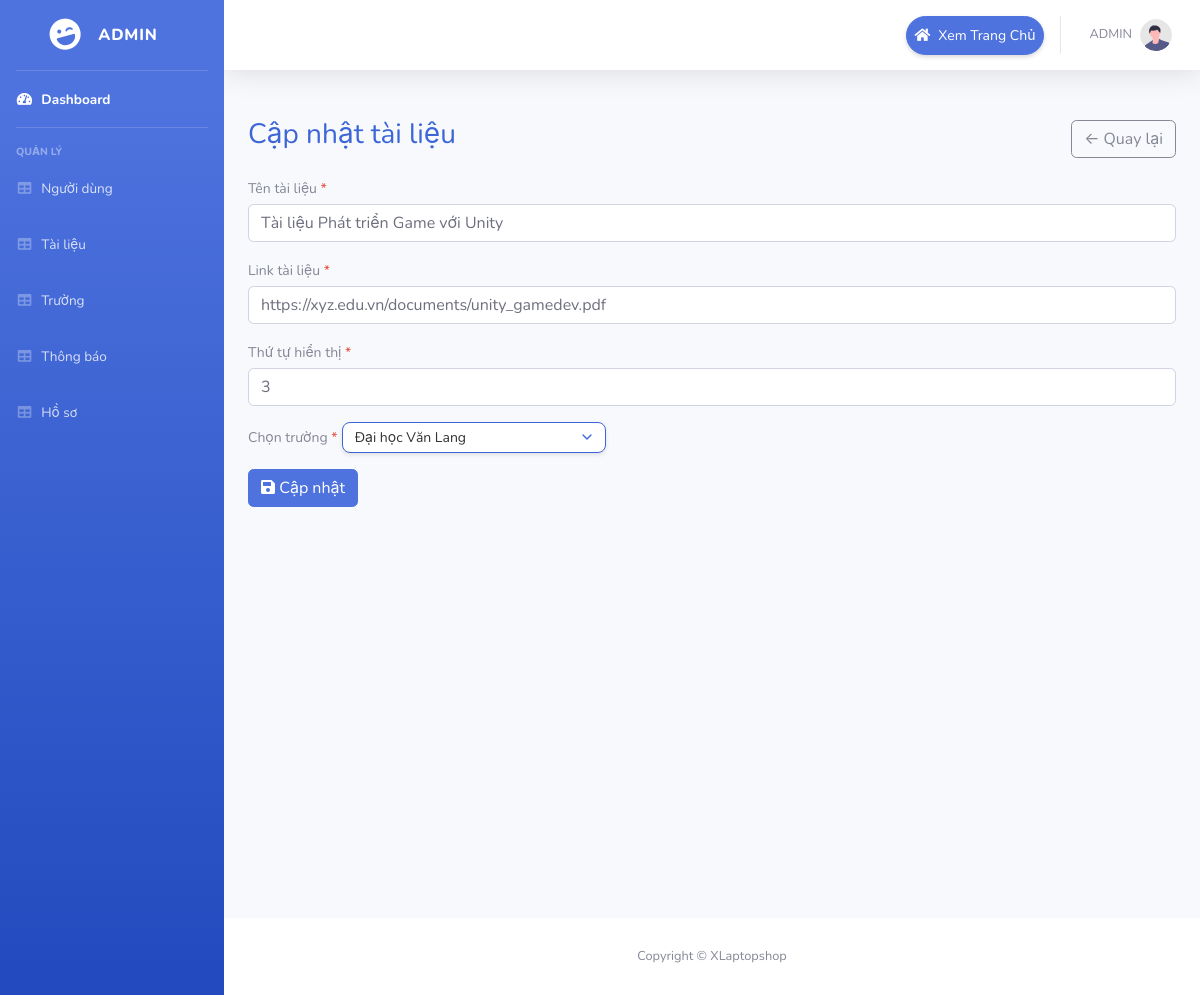
The app's page /admin/index.php?pg=updatedocument&id=26 (signed in) with its own data.
### tables this page shows
CREATE TABLE `documents` (
  `id` int NOT NULL,
  `name` varchar(255) NOT NULL,
  `link` text NOT NULL,
  `order_number` int NOT NULL,
  `university_id` int NOT NULL
);

CREATE TABLE `universities` (
  `id` int NOT NULL,
  `name` varchar(255) NOT NULL
);

### dao/pdo.php (called while the page is built, shortened)
<?php
function pdo_get_connection()
{
    $dburl = "mysql:host=localhost;dbname=university_portal;charset=utf8";
    $username = 'root';
    $password = '123456';
    $conn = new PDO($dburl, $username, $password);
    $conn->setAttribute(PDO::ATTR_ERRMODE, PDO::ERRMODE_EXCEPTION);
    return $conn;
}
function pdo_query($sql)
{
    $sql_args = array_slice(func_get_args(), 1);
    try {
        $conn = pdo_get_connection();
        $stmt = $conn->prepare($sql);
        $stmt->execute($sql_args);
        $rows = $stmt->fetchAll();
        return $rows;
    } catch (PDOException $e) {
        throw $e;
    } finally {
        unset($conn);
    }
}
function pdo_query_one($sql)
{
    $sql_args = array_slice(func_get_args(), 1);
    try {
        $conn = pdo_get_connection();
        $stmt = $conn->prepare($sql);
        $stmt->execute($sql_args);
        $row = $stmt->fetch(PDO::FETCH_ASSOC);
        return $row;
    } catch (PDOException $e) {
        throw $e;
    } finally {
        unset($conn);
    }
}

### dao/document.php (called while the page is built, shortened)
<?php
require_once 'pdo.php';
function get_document_by_id($id)
{
    $sql = "SELECT d.*, u.name AS university_name FROM documents d LEFT JOIN universities u ON d.university_id = u.id WHERE d.id = ?";
    return pdo_query_one($sql, $id);
}

### dao/university.php (called while the page is built, shortened)
<?php
require_once 'pdo.php';
function get_all_universities()
{
    $sql = "SELECT * FROM universities";
    return pdo_query($sql);
}

### admin/view/document/updatedocument.php (the view, shortened to what this page needs)
<?php
$errors = [];
$id = isset($_GET['id']) ? (int)$_GET['id'] : 0;
$document = $id > 0 ? get_document_by_id($id) : null;
$name = $link = $order_number = $university_id = '';
if (!$document) {
    $errors[] = 'Tài liệu không tồn tại.';
} else {
    $name = $document['name'];
    $link = $document['link'];
    $order_number = $document['order_number'];
    $university_id = $document['university_id'];
}
$universities = get_all_universities();
?>
<div class="container mt-5 min-vh-100">
    <div class="d-flex justify-content-between align-items-center mb-3">
        <h3 style="color: rgb(60, 102, 215);">Cập nhật tài liệu</h3>
        <a href="index.php?pg=documents" class="btn btn-outline-secondary">← Quay lại</a>
    </div>
    <form method="POST" action="index.php?pg=updatedocument&id=<?php echo $id; ?>">
        <div class="mb-3">
            <label for="name" class="form-label">Tên tài liệu <span class="text-danger">*</span></label>
            <input type="text" class="form-control" id="name" name="name" value="<?php echo htmlspecialchars($name); ?>" required>
        </div>
        <div class="mb-3">
            <label for="link" class="form-label">Link tài liệu <span class="text-danger">*</span></label>
            <input type="url" class="form-control" id="link" name="link" value="<?php echo htmlspecialchars($link); ?>" required>
        </div>
        <div class="mb-3">
            <label for="order_number" class="form-label">Thứ tự hiển thị <span class="text-danger">*</span></label>
            <input type="number" class="form-control" id="order_number" name="order_number" value="<?php echo htmlspecialchars($order_number); ?>" min="0" required>
        </div>
        <div class="mb-3">
            <label for="university_id" class="form-label">Chọn trường <span class="text-danger">*</span></label>
            <select class="form-select" id="university_id" name="university_id" required>
                <?php foreach ($universities as $university): ?>
                    <option value="<?php echo $university['id']; ?>" <?php echo $university_id == $university['id'] ? 'selected' : ''; ?>>
                        <?php echo htmlspecialchars($university['name']); ?>
                    </option>
                <?php endforeach; ?>
            </select>
        </div>
        <div class="mb-3">
            <button type="submit" class="btn btn-primary"><i class="fas fa-save"></i> Cập nhật</button>
        </div>
    </form>
</div>

### admin/layout/css/my-style.css (style rules this page uses)
.form-select { border: 1px solid #3c66d7; border-radius: 8px; padding: 4px 30px 4px 12px; font-size: 14px; color: #333; background-color: #fff; box-shadow: 0 2px 4px rgba(0, 0, 0, 0.1); transition: all 0.3s ease; appearance: none; background-repeat: no-repeat; background-position: right 10px center; background-size: 16px; }
.form-label { font-size: 14px; margin-bottom: 5px; }

### records on screen
documents: name "Tài liệu Phát triển Game với Unity", link "https://xyz.edu.vn/documents/unity_gamedev.pdf", order_number "3", university_id "Đại học Văn Lang"
